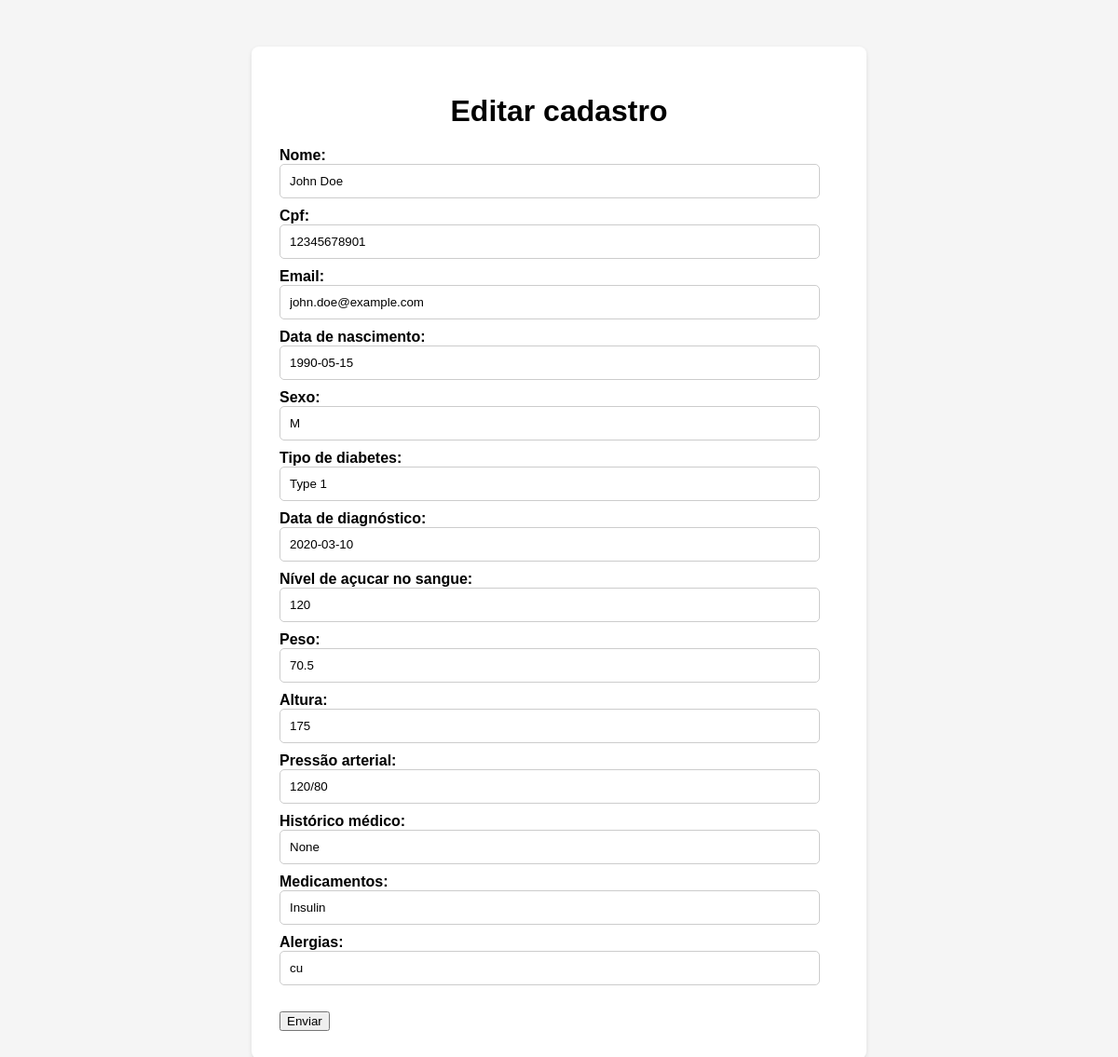
The app's page /usu_edit.php?id=1 with its own data.
### tables this page shows
CREATE TABLE `usuario` (
  `id` int(11) NOT NULL,
  `nome` varchar(255) NOT NULL,
  `email` varchar(255) NOT NULL,
  `cpf` varchar(11) NOT NULL,
  `data_nascimento` date NOT NULL,
  `sexo` char(1) NOT NULL,
  `tipo_diabetes` varchar(255) NOT NULL,
  `data_diagnostico` date NOT NULL,
  `nivel_acucar_sangue` float NOT NULL,
  `peso` float NOT NULL,
  `altura` float NOT NULL,
  `pressao_arterial` varchar(255) DEFAULT NULL,
  `historico_medico` varchar(255) NOT NULL,
  `medicamentos` varchar(255) NOT NULL,
  `alergias` varchar(255) NOT NULL
);

### usu_edit.php (the view, shortened to what this page needs)
<!DOCTYPE html>
<html lang="pt-br">
<head>
</head>
<body>
    <?php
    include("connection.php");
    $id = $_GET["id"];
    $sql = sprintf("SELECT * FROM usuario WHERE id = %d", $id);
    $result = $conn->query($sql);
    if ($result->num_rows > 0) {
        while ($row = $result->fetch_assoc()) {
            $id = $row["id"];
            $nome = $row["nome"];
            $cpf = $row["cpf"];
            $email = $row["email"];
            $data_nascimento = $row["data_nascimento"];
            $sexo = $row["sexo"];
            $tipo_diabetes = $row["tipo_diabetes"];
            $data_diagnostico = $row["data_diagnostico"];
            $nivel_acucar_sangue = $row["nivel_acucar_sangue"];
            $peso = $row["peso"];
            $altura = $row["altura"];
            $pressao_arterial = $row["pressao_arterial"];
            $historico_medico = $row["historico_medico"];
            $medicamentos = $row["medicamentos"];
            $alergias = $row["alergias"];
        }
    }
    ?>
    <div class="container">
        <h1>Editar cadastro</h1>
        <form name="form1" id="form1" method="post" action="usu_edit_php.php" onsubmit="return validateForm()">
            <b>Nome:</b><br>
            <input type="text" name="txtNome" value="<?php echo $nome ?>"><br>
            <b>Cpf:</b><br>
            <input type="text" name="txtCpf" value="<?php echo $cpf ?>"><br>
            <b>Email:</b><br>
            <input type="text" name="txtEmail" value="<?php echo $email ?>"><br>
            <b>Data de nascimento:</b><br>
            <input type="text" name="txtData_nascimento" value="<?php echo $data_nascimento ?>"><br>
            <b>Sexo:</b><br>
            <input type="text" name="txtSexo" value="<?php echo $sexo ?>"><br>
            <b>Tipo de diabetes:</b><br>
            <input type="text" name="txtTipo_diabetes" value="<?php echo $tipo_diabetes ?>"><br>
            <b>Data de diagnóstico:</b><br>
            <input type="text" name="txtData_diagnostico" value="<?php echo $data_diagnostico ?>"><br>
            <b>Nível de açucar no sangue:</b><br>
            <input type="text" name="txtNivel_acucar_sangue" value="<?php echo $nivel_acucar_sangue ?>"><br>
            <b>Peso:</b><br>
            <input type="text" name="txtPeso" value="<?php echo $peso ?>"><br>
            <b>Altura:</b><br>
            <input type="text" name="txtAltura" value="<?php echo $altura ?>"><br>
            <b>Pressão arterial:</b><br>
            <input type="text" name="txtPressao_arterial" value="<?php echo $pressao_arterial ?>"><br>
            <b>Histórico médico:</b><br>
            <input type="text" name="txtHistorico_medico" value="<?php echo $historico_medico ?>"><br>
            <b>Medicamentos:</b><br>
            <input type="text" name="txtMedicamentos" value="<?php echo $medicamentos ?>"><br>
            <b>Alergias:</b><br>
            <input type="text" name="txtAlergias" value="<?php echo $alergias ?>"><br>
            <input type="hidden" name="hidId" value="<?php echo $id ?>"><br>
            <button type="submit">Enviar</button>
        </form>
    </div>
</body>
</html>

### usu_edit.php (style rules this page uses)
body { background-color: #f5f5f5; color: #333; font-family: Arial, sans-serif; margin: 0; padding: 0; }
.container { max-width: 600px; margin: 50px auto; background-color: #fff; padding: 30px; border-radius: 8px; box-shadow: 0px 2px 5px rgba(0, 0, 0, 0.1); }
h1 { color: black; margin-bottom: 20px; text-align: center; }
form { color: #333; }
b { color: black; }
input[type="text"], input[type="submit"] { width: calc(100% - 20px); padding: 10px; margin-bottom: 10px; border-radius: 5px; border: 1px solid #ccc; box-sizing: border-box; }

### records on screen
usuario: txtNome "John Doe", txtCpf "12345678901", txtEmail "john.doe@example.com", txtData_nascimento "1990-05-15", txtSexo "M", txtTipo_diabetes "Type 1", txtData_diagnostico "2020-03-10", txtNivel_acucar_sangue "120", txtPeso "70.5", txtAltura "175", txtPressao_arterial "120/80", txtHistorico_medico "None", txtMedicamentos "Insulin", txtAlergias "cu"
